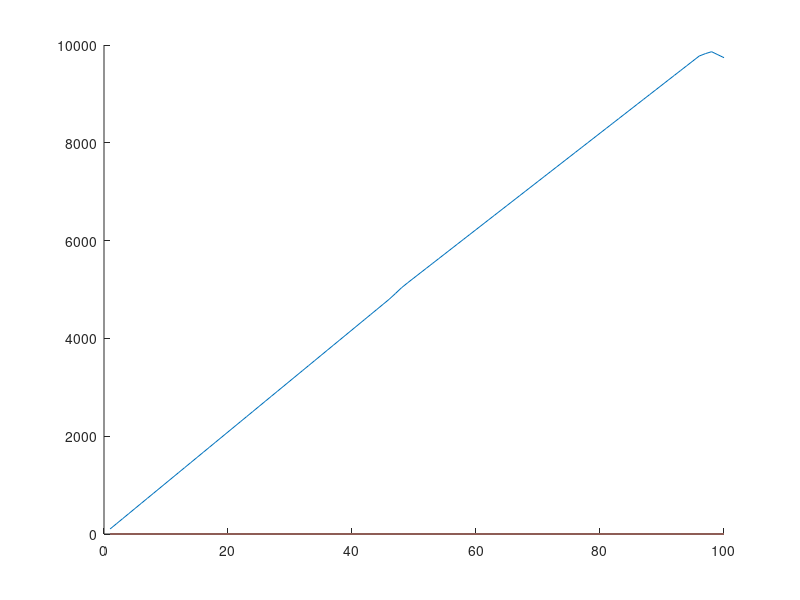

Write the MATLAB code that produced this figure.
function [ x ] = stock( )
% Minimiser f = 5*a + 5*b +6*c + 10*d + 5*e +4*f AVEC CONTRAINTES SUP

A=[
    1 2 1 5 0 2;
    2 2 1 2 2 1;
    1 0 3 2 2 0;
    8 15 0 5 0 10;
    7 1 2 15 7 12;
    8 1 11 0 10 25;
    2 10 5 4 13 7;
    5 0 0 7 10 27;
    5 3 5 8 0 7;
    5 5 3 12 8 0;
    1 1 1 1 1 1;
    -1 -1 -1 -1 -1 -1; %(-) Car superieur ou egal 
];

R = zeros(100);
Q = zeros(100);

for i=1:100
    
    B = [350; 620; 485; 4800; 4800; 4800; 4800; 4800; 4800; 4800; 378.8; -(i/100)*378.8];

    f = [5; 5; 6; 10; 5; 4];
    g =  [5.67; 12.38; 12.27; 1.03; 31.65; 27.55];
    lb = [0;0;0;0;0;0];
    x = linprog(f, A, B,[],[],lb,[]);
    y = linprog(g, A, B,[],[],lb,[]);
    R(i) = f'*x;
    Q(i) = g'*x;
    
end
hold on
plot(Q)
hold off;
    B = [350; 620; 485; 4800; 4800; 4800; 4800; 4800; 4800; 4800; 378.8; -(80/100)*378.8];

    f = [5; 5; 6; 10; 5; 4];
    lb = [0;0;0;0;0;0];
    x = linprog(f, A, B,[],[],lb,[]);
    f'*x
end

